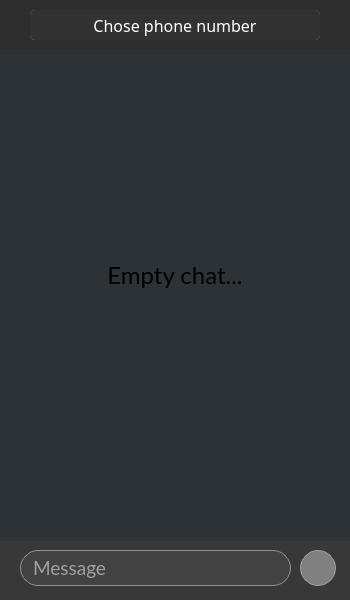
<?xml version="1.0" encoding="UTF-8"?>
<ui version="4.0">
 <class>ChatUI</class>
 <widget class="QWidget" name="ChatUI">
  <property name="enabled">
   <bool>true</bool>
  </property>
  <property name="geometry">
   <rect>
    <x>0</x>
    <y>0</y>
    <width>350</width>
    <height>600</height>
   </rect>
  </property>
  <property name="minimumSize">
   <size>
    <width>350</width>
    <height>600</height>
   </size>
  </property>
  <property name="maximumSize">
   <size>
    <width>350</width>
    <height>600</height>
   </size>
  </property>
  <property name="windowTitle">
   <string>Form</string>
  </property>
  <property name="styleSheet">
   <string notr="true">color:white;
background-color:rgb(45, 50, 55);
font-family:Lato, Arial, Robotic;</string>
  </property>
  <widget class="QWidget" name="widget" native="true">
   <property name="geometry">
    <rect>
     <x>0</x>
     <y>0</y>
     <width>350</width>
     <height>51</height>
    </rect>
   </property>
   <property name="styleSheet">
    <string notr="true">background-color:rgb(45, 45, 45);</string>
   </property>
   <widget class="QLineEdit" name="phone_lineEdit">
    <property name="geometry">
     <rect>
      <x>30</x>
      <y>10</y>
      <width>290</width>
      <height>30</height>
     </rect>
    </property>
    <property name="styleSheet">
     <string notr="true">color:black;
font-size:16px;
font-family:Lato;
background-color:rgb(140, 140, 140);
border:none;
border-radius:5px;</string>
    </property>
   </widget>
   <widget class="QPushButton" name="phone_btn">
    <property name="geometry">
     <rect>
      <x>30</x>
      <y>10</y>
      <width>290</width>
      <height>30</height>
     </rect>
    </property>
    <property name="styleSheet">
     <string notr="true">font-size:16px;
font-family:Robotic;
background-color:rgb(50, 50, 50);
border-radius:5px;
color:white;</string>
    </property>
    <property name="text">
     <string>Chose phone number</string>
    </property>
   </widget>
  </widget>
  <widget class="QWidget" name="widget_2" native="true">
   <property name="geometry">
    <rect>
     <x>0</x>
     <y>540</y>
     <width>350</width>
     <height>60</height>
    </rect>
   </property>
   <property name="styleSheet">
    <string notr="true">background-color:rgb(56, 56, 56);
border:none;
border-radius:0px;</string>
   </property>
   <widget class="QLineEdit" name="lineEdit">
    <property name="geometry">
     <rect>
      <x>20</x>
      <y>10</y>
      <width>271</width>
      <height>36</height>
     </rect>
    </property>
    <property name="font">
     <font>
      <family>Lato</family>
      <pointsize>14</pointsize>
     </font>
    </property>
    <property name="styleSheet">
     <string notr="true">color:white;
background-color:rgb(66, 66, 66);
border:1px solid rgb(146, 146, 146);
border-radius:18px;
padding-left:10px;</string>
    </property>
    <property name="placeholderText">
     <string>Message</string>
    </property>
   </widget>
   <widget class="QPushButton" name="send_btn">
    <property name="enabled">
     <bool>true</bool>
    </property>
    <property name="geometry">
     <rect>
      <x>300</x>
      <y>10</y>
      <width>36</width>
      <height>36</height>
     </rect>
    </property>
    <property name="styleSheet">
     <string notr="true">QPushButton{
	background-color:gray;
	border:1px solid rgb(160, 160, 160);
	border-radius:18px;
}
QPushButton:hover{
	background-color:rgb(140, 140, 140);
}</string>
    </property>
    <property name="text">
     <string/>
    </property>
    <property name="iconSize">
     <size>
      <width>22</width>
      <height>22</height>
     </size>
    </property>
   </widget>
   <widget class="Line" name="line">
    <property name="geometry">
     <rect>
      <x>0</x>
      <y>0</y>
      <width>350</width>
      <height>1</height>
     </rect>
    </property>
    <property name="styleSheet">
     <string notr="true">background-color:white;</string>
    </property>
    <property name="orientation">
     <enum>Qt::Orientation::Horizontal</enum>
    </property>
   </widget>
  </widget>
  <widget class="QWidget" name="verticalLayoutWidget">
   <property name="geometry">
    <rect>
     <x>0</x>
     <y>50</y>
     <width>351</width>
     <height>491</height>
    </rect>
   </property>
   <layout class="QVBoxLayout" name="verticalLayout"/>
  </widget>
  <widget class="QLabel" name="empty_chat_label">
   <property name="geometry">
    <rect>
     <x>0</x>
     <y>260</y>
     <width>350</width>
     <height>30</height>
    </rect>
   </property>
   <property name="sizePolicy">
    <sizepolicy hsizetype="Expanding" vsizetype="Expanding">
     <horstretch>0</horstretch>
     <verstretch>0</verstretch>
    </sizepolicy>
   </property>
   <property name="styleSheet">
    <string notr="true">color:black;
font-family:Lato, Arial, Consolas;
font-size:24px;
background-color:transparent;</string>
   </property>
   <property name="text">
    <string>Empty chat...</string>
   </property>
   <property name="alignment">
    <set>Qt::AlignmentFlag::AlignCenter</set>
   </property>
  </widget>
 </widget>
 <resources/>
 <connections/>
</ui>
